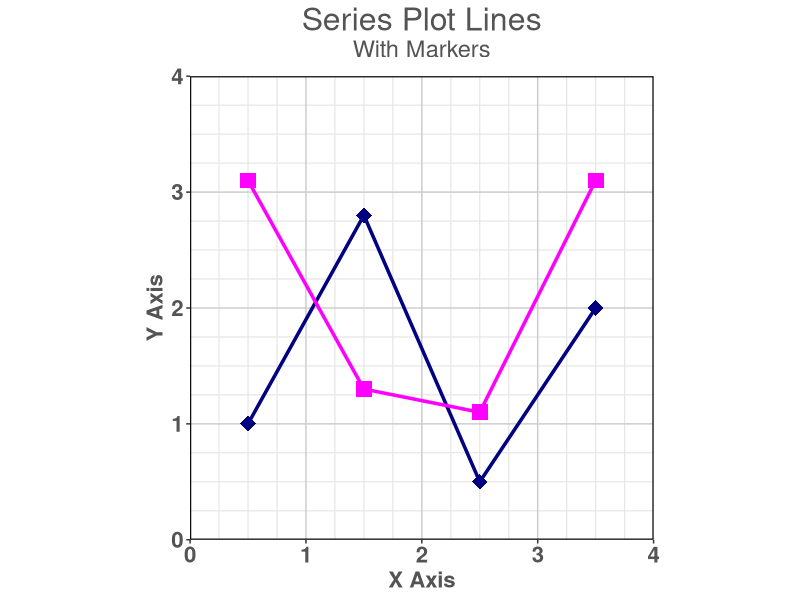

The R source for this figure:
out <- Sys.getenv("OUT_DIR")
if (out == "") out <- getwd()
dir.create(out, showWarnings = FALSE, recursive = TRUE)

suppressPackageStartupMessages(library(ggplot2))

# --- my_data (datalines) ---
my_data <- data.frame(
  x  = c(0.5, 1.5, 2.5, 3.5),
  y1 = c(1.0, 2.8, 0.5, 2.0),
  y2 = c(3.1, 1.3, 1.1, 3.1)
)

# CSV of the table body / plotted data (SAS dataset variable names, unrounded)
write.csv(my_data, file.path(out, "sct1.csv"), row.names = FALSE, na = "")
write.csv(my_data, file.path(out, "sct1_plotdata.csv"), row.names = FALSE, na = "")

# --- Text rendering of sct1.htm (graph-only HTML: titles + axes, no tabular stats) ---
txt_path <- file.path(out, "sct1.txt")
con <- file(txt_path, open = "wt")
cat("SGplot Series Plot Lines With Markers\n", file = con)
cat("\n", file = con)
cat("Series Plot Lines\n", file = con)
cat("With Markers\n", file = con)
cat("\n", file = con)
cat("SGPLOT data=my_data aspect=1 noautolegend\n", file = con)
cat("Series X=X Y=Y1 / line navy thickness 3px markers diamondfilled navy 12pt\n", file = con)
cat("Series X=X Y=Y2 / line magenta thickness 3px markers squarefilled magenta 12pt\n", file = con)
cat("Y Axis: values 0 to 4 by 1, offsetmin=0 offsetmax=0 grid minor minorcount=3\n", file = con)
cat("X Axis: values 0 to 4 by 1, offsetmin=0 offsetmax=0 grid minor minorcount=3\n", file = con)
cat("\n", file = con)
cat("Plotted data:\n", file = con)
close(con)
# append data values in same format as CSV body for traceability
write.table(my_data, file = txt_path, append = TRUE, row.names = FALSE, col.names = TRUE, quote = FALSE, sep = " ")

# --- Figure: Series Plot Lines With Markers ---
grey33 <- "grey33"

p <- ggplot(my_data, aes(x = x)) +
  geom_line(aes(y = y1), color = "navy", linewidth = 1.2, lineend = "round") +
  geom_point(aes(y = y1), color = "navy", shape = 18, size = 5) +
  geom_line(aes(y = y2), color = "magenta", linewidth = 1.2, lineend = "round") +
  geom_point(aes(y = y2), color = "magenta", shape = 15, size = 5) +
  scale_x_continuous(
    name = "X Axis",
    limits = c(0, 4),
    breaks = seq(0, 4, by = 1),
    minor_breaks = seq(0, 4, by = 0.25),
    expand = c(0, 0)
  ) +
  scale_y_continuous(
    name = "Y Axis",
    limits = c(0, 4),
    breaks = seq(0, 4, by = 1),
    minor_breaks = seq(0, 4, by = 0.25),
    expand = c(0, 0)
  ) +
  labs(title = "Series Plot Lines", subtitle = "With Markers") +
  theme_bw(base_size = 11) +
  theme(
    aspect.ratio = 1,
    panel.grid.major = element_line(color = "grey80", linewidth = 0.5),
    panel.grid.minor = element_line(color = "grey90", linewidth = 0.4),
    panel.border = element_rect(color = "black", fill = NA, linewidth = 0.8),
    plot.title = element_text(color = grey33, size = 23, hjust = 0.5, margin = margin(b = 2)),
    plot.subtitle = element_text(color = grey33, size = 17, hjust = 0.5, margin = margin(b = 10)),
    axis.title = element_text(color = grey33, size = 16, face = "bold"),
    axis.text = element_text(color = grey33, size = 16, face = "bold"),
    legend.position = "none"
  )

ggsave(file.path(out, "sct1.png"), plot = p, width = 6.5, height = 6.5, units = "in", dpi = 100)
